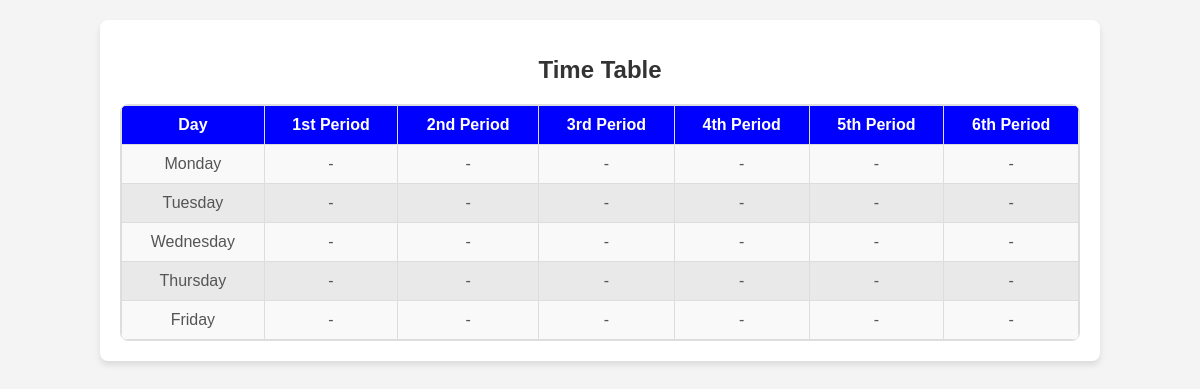
The app's page /user_display1.php with its own data.
### tables this page shows
CREATE TABLE `table2` (
  `sl_no` int(11) NOT NULL,
  `day` varchar(50) NOT NULL,
  `p1` varchar(50) NOT NULL,
  `p2` varchar(50) NOT NULL,
  `p3` varchar(50) NOT NULL,
  `p4` varchar(50) NOT NULL,
  `p5` varchar(50) NOT NULL,
  `p6` varchar(50) NOT NULL
);

### user_display1.php (the view, shortened to what this page needs)
<!DOCTYPE html>
<html lang="en">
<head>
    <title</title>
    <link rel="stylesheet" href="css/mystyle.css">
</head>
<body>
    <div class="main-div">
        <h1>Time Table</h1>
        <div class="center-div">
            <div class="table-responsive">
                <table>
                    <thead>
                        <tr>
                            <th bgcolor="blue"><strong>Day</strong></th>
                            <th bgcolor="blue"><strong>1st Period</strong></th>
                            <th bgcolor="blue"><strong>2nd Period</strong></th>
                            <th bgcolor="blue"><strong>3rd Period</strong></th>
                            <th bgcolor="blue"><strong>4th Period</strong></th>
                            <th bgcolor="blue"><strong>5th Period</strong></th>
                            <th bgcolor="blue"><strong>6th Period</strong></th>
                        </tr>
                    </thead>
                    <tbody>
                    <?php
                        $querry="select * from table2 ";
                        $con=mysqli_connect("localhost","root","","timetable");
                        $query= mysqli_query($con,$querry);
                        while($res=mysqli_fetch_array($query)){
                           ?>
                            <tr>
                            <td><?php echo $res['day']; ?></td>
                            <td><?php echo $res['p1']; ?></td>
                            <td><?php echo $res['p2']; ?></td>
                            <td><?php echo $res['p3']; ?></td>
                            <td><?php echo $res['p4']; ?></td>
                            <td><?php echo $res['p5']; ?></td>
                            <td><?php echo $res['p6']; ?></td>
                        </tr>
                        <?php
                        }
                    ?>
                    </tbody>
                </table>
            </div>
        </div>
</div>
</body>
</html>

### css/mystyle.css (style rules this page uses)
body { font-family: Arial, sans-serif; margin: 0; padding: 0; background-color: #f4f4f4; text-align: center; }
.main-div { margin: 20px auto; padding: 20px; max-width: 80%; background: #fff; box-shadow: 0px 4px 6px rgba(0, 0, 0, 0.1); border-radius: 8px; }
h1 { color: #333; font-size: 24px; margin-bottom: 20px; }
.center-div { overflow-x: 70%; }
table { width: 100%; border-collapse: collapse; margin: 0 auto; }
th, td { border: 1px solid #ddd; padding: 10px; text-align: center; }
th { background-color: blue; color: white; font-weight: bold; }
td { color: #555; background-color: #f9f9f9; }
tr:nth-child(even) td { background-color: #e9e9e9; }
.table-responsive { border: 1px solid #ddd; border-radius: 8px; overflow: hidden; margin: 0 auto; }

### records on screen
table2: day "Monday", p1 "-", p2 "-", p3 "-", p4 "-", p5 "-", p6 "-"
table2: day "Tuesday", p1 "-", p2 "-", p3 "-", p4 "-", p5 "-", p6 "-"
table2: day "Wednesday", p1 "-", p2 "-", p3 "-", p4 "-", p5 "-", p6 "-"
table2: day "Thursday", p1 "-", p2 "-", p3 "-", p4 "-", p5 "-", p6 "-"
table2: day "Friday", p1 "-", p2 "-", p3 "-", p4 "-", p5 "-", p6 "-"
